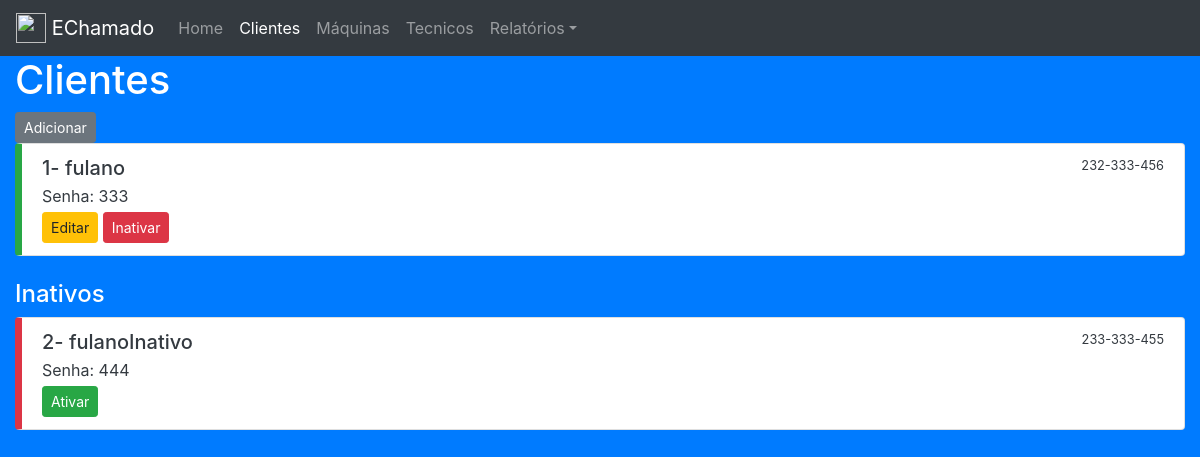
Page /admCliente.php (signed in) on the committed database.
### tables this page shows
CREATE TABLE cliente (
    id INTEGER AUTO_INCREMENT PRIMARY KEY,
    nome VARCHAR(50) NOT NULL,
    senha VARCHAR(5) NOT NULL,
    ativo BOOLEAN NOT NULL DEFAULT 1,
    ipMaquina VARCHAR(30) NOT NULL
) CHARSET=utf8;

### admCliente.php (the view, shortened to what this page needs)
<?php
require_once 'conect.php';
?>
<body id="fundo">
<div class="container-fluid">
    <div class="row">
        <div class="col-sm-12" id="menu">
            <nav class="navbar navbar-expand-lg navbar-dark bg-dark">
                <a class="navbar-brand" href="pAdmin.php"><img src="https://img.icons8.com/color/48/000000/technical-support.png" width="30" height="30" class="d-inline-block align-top" alt="" loading="lazy"> EChamado</a>
                <div class="collapse navbar-collapse" id="navbarNav">
                    <ul class="navbar-nav">
                        <li class="nav-item"><a class="nav-link" href="pAdmin.php">Home</a></li>
                        <li class="nav-item active"><a class="nav-link" href="admCliente.php">Clientes</a></li>
                        <li class="nav-item"><a class="nav-link" href="admMaquina.php">Máquinas</a></li>
                        <li class="nav-item"><a class="nav-link" href="admTecnico.php">Tecnicos</a></li>
                        <li class="nav-item dropdown">
                            <a class="nav-link dropdown-toggle" href="#" id="relatorios" role="button" data-toggle="dropdown" aria-haspopup="true" aria-expanded="false">Relatórios</a>
                        </li>
                    </ul>
                </div>
            </nav>
        </div>
    </div>
    <div class="row">
        <div class="col-sm-12">
            <h1>Clientes</h1>
            <a class="btn btn-secondary btn-sm" href="addCliente.php">Adicionar</a>
            <div class="list-group">
                <?php
                    $r = $db->query("SELECT * FROM cliente WHERE ativo=1 ORDER BY nome");
                    $linhas = $r->fetchAll(PDO::FETCH_ASSOC);
                    foreach($linhas as $l) {
                        echo "
                            <li class='list-group-item' id='item1'>
                                <div class='d-flex w-100 justify-content-between'>
                                    <h5 class='mb-1'>".$l['id']."- ".$l['nome']."</h5>
                                    <small>".$l['ipMaquina']."</small>
                                </div>
                                <p class='mb-1'>Senha: ".$l['senha']."</p>
                                <a class='btn btn-warning btn-sm' href='edCliente.php?id=".base64_encode($l['id'])."'>Editar</a>
                                <a class='btn btn-danger btn-sm' href='inativarCliente.php?id=".base64_encode($l['id'])."'>Inativar</a>
                            </li>
                        ";
                    }
                ?>
            </div>
            <br>
            <h4>Inativos</h4>
            <div class="list-group">
                <?php
                    $r = $db->query("SELECT * FROM cliente WHERE ativo=0 ORDER BY nome");
                    $linhas = $r->fetchAll(PDO::FETCH_ASSOC);
                    foreach($linhas as $l) {
                        echo "
                            <li class='list-group-item' id='item2'>
                                <div class='d-flex w-100 justify-content-between'>
                                    <h5 class='mb-1'>".$l['id']."- ".$l['nome']."</h5>
                                    <small>".$l['ipMaquina']."</small>
                                </div>
                                <p class='mb-1'>Senha: ".$l['senha']."</p>
                                <a class='btn btn-success btn-sm' href='ativarCliente.php?id=".base64_encode($l['id'])."'>Ativar</a>
                            </li>
                        ";
                    }
                ?>
            </div>
        </div>
    </div>
</div>
</body>
</html>

### estilo.css (style rules this page uses)
#fundo { background-color: #007BFF; color: white; }
#menu { padding: 0%; }
#item1 { color: #343A40; border-left: solid 7px #28A745; }
#item2 { color: #343A40; border-left: solid 7px #DC3545; }

### rows in the picture
cliente: id "1", nome "fulano", ipMaquina "232-333-456", senha "333"
cliente: id "2", nome "fulanoInativo", ipMaquina "233-333-455", senha "444"
